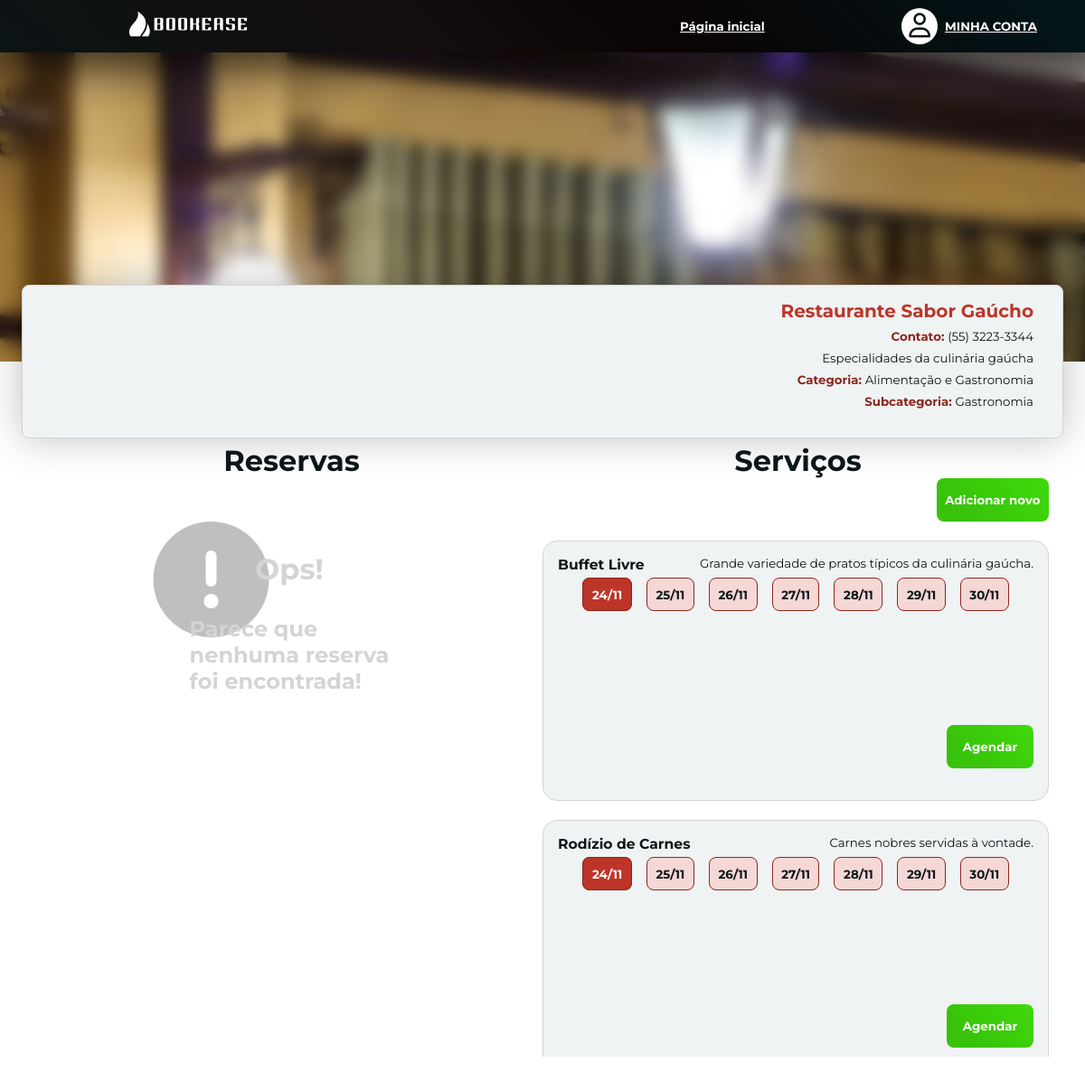
/view/establishment_page.php?id=3 (signed in), run on the app's committed database.
### tables this page shows
CREATE TABLE establishments(
	id INT auto_increment,
    cnpj VARCHAR(18) UNIQUE,
    user_id INT,
    name VARCHAR(200),
    email VARCHAR(100),
    phone VARCHAR(14),
    image VARCHAR(100),
    address VARCHAR(200),
    latitude DOUBLE,
    longitude DOUBLE,
    description VARCHAR(200),
    category_id INT,
    subcategory_id INT,
    creation_date DATE,
    PRIMARY KEY(id),
    FOREIGN KEY(user_id) REFERENCES users(id),
    FOREIGN KEY(category_id) REFERENCES categories(id),
    FOREIGN KEY(subcategory_id) REFERENCES subcategories(id)
);

CREATE TABLE categories(
    id INT auto_increment,
    name VARCHAR(100),
    PRIMARY KEY(id)
);

CREATE TABLE subcategories(
    id INT auto_increment,
    name VARCHAR(100),
    category_id INT,
    PRIMARY KEY(id),
    FOREIGN KEY(category_id) REFERENCES categories(id)
);

CREATE TABLE services(
    id INT auto_increment,
    establishments_id INT,
    name VARCHAR(100),
    description VARCHAR(200),
    creation_date DATE,
    PRIMARY KEY(id),
    FOREIGN KEY(establishments_id) REFERENCES establishments(id)
);

### view/establishment_page.php (the view, shortened to what the rows shown need)
<!DOCTYPE html>
<html lang="en">
<head>
    <link rel="stylesheet" href="/public/css/establishment_page.css">
    <link rel="stylesheet" href="/public/css/components/red_button.css">
    <link rel="stylesheet" href="/public/css/components/green_button.css">
    <link rel="stylesheet" href="/public/css/components/header.css">
    <link href='https://unpkg.com/boxicons@2.1.4/css/boxicons.min.css' rel='stylesheet'>
</head>
<body>
    <?php
        require_once '../controller/establishments_controller.php';
        require_once '../controller/user_controller.php';
        if(isset($_REQUEST) && isset($_REQUEST['id'])) {
            $establishment = get_one_establishment($_REQUEST['id']);
            if(isset($establishment)) {
                if(strlen($establishment['phone']) == 10) {
                    $establishment['phone'] = preg_replace('/(\d{2})(\d{4})(\d+)/', '($1) $2-$3', $establishment['phone']);
                }
                else {
                    $establishment['phone'] = preg_replace('/(\d{2})(\d{5})(\d+)/', '($1) $2-$3', $establishment['phone']);
                }
                $services = get_services_from_establishment($establishment['id']);
                $reserves = get_reserves_from_establishment($establishment['id']);
            }
            if(is_logged()) {
                $logged_user = get_logged_user($_SESSION['login']);
            }
        }
    ?>
    <header
        <?php
            if(isset($establishment)) {
                echo '
                    style="background-image: url(../public/images/category_images/'.str_replace(' ','\ ',$establishment['category_name']).'.jpg);
                    background-repeat: no-repeat;
                    background-attachment: fixed;
                    background-position: center 120%;
                    background-size: cover;
                "
                ';
            }
        ?>>
        <div class="header">
            <div class="logo">
            </div>
            <div class="header_buttons">
            </div>
        </div>
        <div class="header_background_image"></div>
    </header>
    <main>
        <div class="establishment_header">
            <?php
                    if(isset($establishment) && $establishment != null) {
                        echo '
                            <img src="../controller/uploads/'.$establishment['cnpj'].'.jpg" alt="" class="establishment_image">
                            <div class="establishment_info">
                                <h2 class="establishment_title">'.$establishment['name'].'</h2>
                                <p>
                                    <span>Contato: </span>
                                    '.$establishment['phone'].'
                                </p>
                                <p>'.$establishment['description'].'</p>
                                <p>
                                    <span>Categoria: </span>
                                    '.$establishment['category_name'].'
                                </p>
                                <p>
                                    <span>Subcategoria: </span>
                                    '.$establishment['subcategory_name'].'
                                </p>
                            </div>
                        ';
                        }
                    ?>
        </div>
        <div class="establishment_content">
            <div class="row">
                <?php
                    if(isset($logged_user) &&
                    isset($establishment) &&
                    $logged_user['id'] == $establishment['user_id']) {
                        echo '
                            <h1>Reservas</h1>
                        ';
                    }
                ?>
                <h1>Serviços</h1>
            </div>
            <div class="row">
                <?php
                            if(
                            isset($logged_user) &&
                            isset($establishment) &&
                            $logged_user['id'] == $establishment['user_id']) {
                                echo '
                                    <div class="establishment_reserves">
                                ';
                                if($reserves != null) {
                                    foreach($reserves as $r) {
                                        echo '
                                            <div class="reserve">
                                            <div class="table">
                                                <div class="table_row">
                                                    <div class="table_column">
                                                        <span class="table_strong">ID:</span>
                                                        <span class="table_strong">Reservador:</span>
                                                        <span class="table_strong">Serviço:</span>
                                                        <span class="table_strong">Data:</span>
                                                        <span class="table_strong">Horário:</span>
                                                        <span class="table_strong">Status:</span>
                                                    </div>
                                                    <div class="table_column">
                                                        <span>'.$r['id'].'</span>
                                                        <span>'.$r['user_name'].'</span>
                                                        <span>'.$r['service_name'].'</span>
                                                        <span>'.$r['service_date'].'</span>
                                                        <span>'.$r['availability_time'].'</span>
                                                        <span class="status_'.$r['reserve_status'].'">'.$r['reserve_status'].'</span>
                                                    </div>
                                                </div>
                                            </div>
                                            ';
                                        if($r['reserve_status'] == 'pending') {
                                            echo '
                                                <div class="reserve_buttons">
                                                    <form action="../controller/reserve_controller.php" method="post">
                                                        <div class="green_button reserve_button">
                                                            <button type="submit" name="complete" value="'.$r['id'].'">
                                                                <i class="fa-regular fa-circle-check"></i>
                                                                Marcar como completo
                                                            </button>
                                                        </div>
                                                        <div class="red_button reserve_button">
                                                            <button type="submit" name="establishment_cancellation" value="'.$r['id'].'">
                                                                <i class="fa-solid fa-ban"></i>
                                                                Cancelar
                                                            </button>
                                                        </div>
                                                    </form>
                                                </div>
                                            ';
                                        }
                                        echo '
                                            </div>
                                        ';
                                    }
                                }
                                else {
                                    echo '
                                        <div class="not_found">
                                            <i class="fa-solid fa-circle-exclamation"></i>
                                            <h1>
                                                Ops!
                                            </h1>
                                            <h2>
                                                Parece que<br>
                                                nenhuma reserva<br>
                                                foi encontrada!
                                            </h2>
                                        </div>
                                    ';
                                }
                            }
                        ?>
                </div>
                <div class="establishment_services">
                    <?php
                        if(isset($services)) {
                            foreach($services as $s) {
                                echo '
                                    <div class="service">
                                        <div class="service_info">
                                            <h3>'.$s['name'].'</h3>
                                            <p>'.$s['description'].'</p>
                                        </div>
                                        <form action="../controller/reserve_controller.php" method="post">
                                            <div class="next_week">
                                ';
                                for ($i = 0; $i < 7; $i++) {
                                    $future_date = new DateTime();
                                    $future_date->add(new DateInterval("P{$i}D"));
                                    $formated_date = $future_date->format('d/m');
                                    $mysql_formated_date = $future_date->format('Y-m-d');
                                    $week_day_id = "week_day_$s[id]_$i";
                                    $checked = $i === 0 ? 'checked' : '';
                                    echo '
                                                <div class="form_input">
                                                    <input type="radio" name="available_day" class="available_day_'.$s['id'].'" id="'.$week_day_id.'" value="'.$mysql_formated_date.'" '.$checked.'>
                                                    <label for="'.$week_day_id.'" class="service_button">'.$formated_date.'</label>
                                                </div>
                                    ';
                                }
                                echo '
                                            </div>
                                            <div class="days_slider" id="days_slider_'.$s['id'].'">
                                ';
                                for($i=0; $i<7; $i++) {
                                    echo '
                                        <div class="available_times slide">
                                    ';
                                    echo '
                                                </div>
                                    ';
                                }
                                echo '
                                            </div>
                                            <div class="green_button submit_button">
                                                <button type="submit" name="register_reserve" value="'.$s['id'].'">Agendar</button>
                                            </div>
                                            <input type="hidden" name="establishment_id" value="'.$establishment['id'].'">
                                            <input type="hidden" name="service_id" value="'.$s['id'].'">
                                        </form>
                                </div>
                                ';
                            }
                        }
                    ?>
                </div>
            </div>
        </div>
    </main>
</body>
</html>

### data on the page
establishments: category.name (picture), name "Restaurante Sabor Gaúcho", description "Especialidades da culinária gaúcha", category.name "Alimentação e Gastronomia", subcategory.name "Gastronomia"
services: name "Buffet Livre", description "Grande variedade de pratos típicos da culinária gaúcha.", $s['id'] 11 (drawn)
services: name "Rodízio de Carnes", description "Carnes nobres servidas à vontade.", $s['id'] 12 (drawn)

### other printed values
$establishment['phone'] "(55) 3223-3344"
